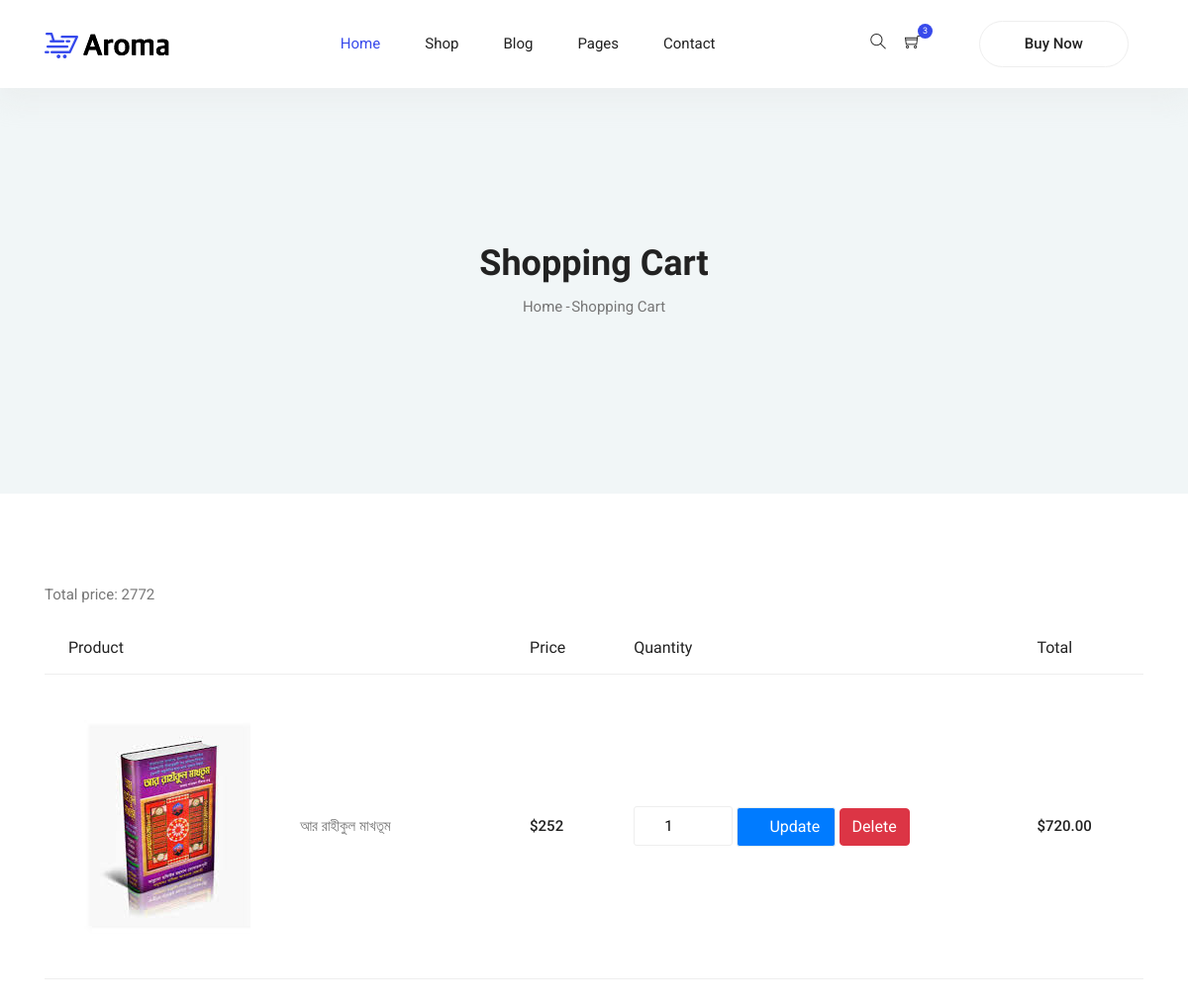
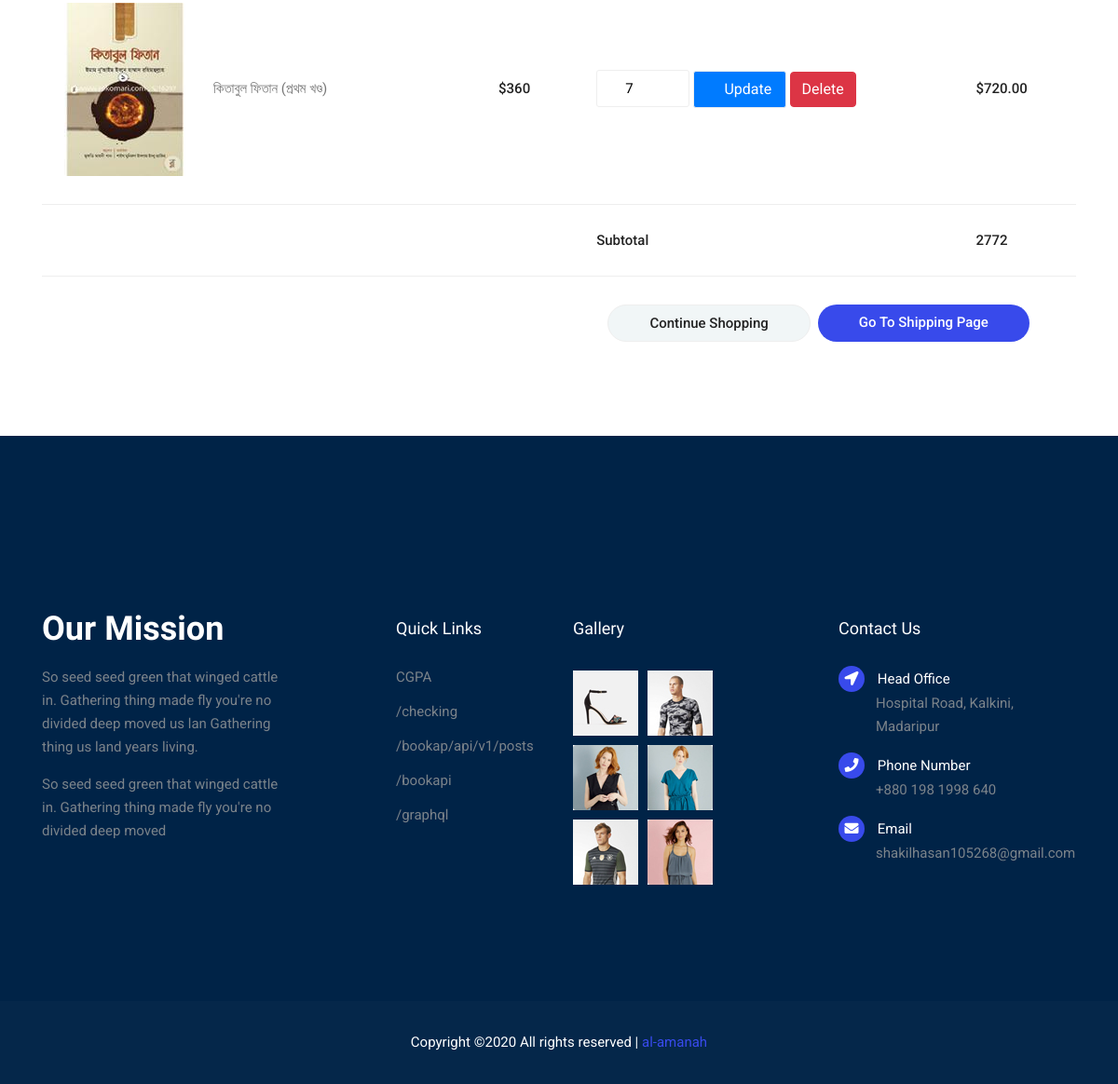
Screenshot of /card_home (signed in) with the database file from the repository (2 pictures, top to bottom).
### buy/models.py (models this page shows, shortened)
class Card(models.Model):
    user = models.ForeignKey(User, on_delete=models.CASCADE)
    book = models.ForeignKey(Book_info, on_delete=models.CASCADE)
    order = models.ForeignKey(Order, on_delete=models.CASCADE, blank=True, null=True)
    amount = models.IntegerField(default=1)
    date = models.DateTimeField(auto_now=True)
    sold = models.BooleanField(default=False)

### book_info/models.py (models this page shows, shortened)
class Book_info(models.Model):
    cover= models.ImageField(upload_to='images/', null=True)
    name = models.CharField(max_length=100, null=True)
    author= models.CharField(max_length=100, null=True)
    description = models.TextField(blank=True, null=True)
    price = models.IntegerField( null=True)
    available = models.BooleanField(default=True)
    catagory = models.ForeignKey(Catagory, related_name="book_infos", on_delete=models.CASCADE, null=True)
    created = models.DateTimeField(auto_now_add=True, null=True)

### buy/views.py (the view)
# urls.py: path('card_home', views.card_home, name='card_home'),
def card_home(request):
    template = loader.get_template('buy/card_home1.html')
    if request.user.is_authenticated:
        name= request.user.username
        u=User.objects.get(username=name)
    card = Card.objects.filter(user=u)
    context ={'card':card}
    return HttpResponse(template.render(context, request))

### buy/templates/buy/card_home1.html (shortened to what this page needs)
{% extends 'base1.html' %}
{% load static %}
{% block content %}
<section class="blog-banner-area" id="category">
  <div class="container h-100">
    <div class="blog-banner">
      <div class="text-center">
        <h1>Shopping Cart</h1>
        <nav aria-label="breadcrumb" class="banner-breadcrumb">
          <ol class="breadcrumb">
            <li class="breadcrumb-item"><a href="#">Home</a></li>
            <li class="breadcrumb-item active" aria-current="page">Shopping Cart</li>
          </ol>
        </nav>
      </div>
    </div>
  </div>
</section>
<section class="cart_area">
    <div class="container">
        <div class="cart_inner">
            <div class="table-responsive">
              <p id="demo"></p>
                <table class="table">
                    <thead>
                        <tr>
                            <th scope="col">Product</th>
                            <th scope="col">Price</th>
                            <th scope="col">Quantity</th>
                            <th scope="col">Total</th>
                        </tr>
                    </thead>
                    <tbody>
                      {% for card in card %}
                      {% if card.sold == False %}
                        <tr>
                            <td>
                                <div class="media">
                                    <div class="d-flex">
                                        <img src="{{ card.book.cover.url }}" alt="">
                                    </div>
                                    <div class="media-body">
                                        <p>{{ card.book.name }}</p>
                                    </div>
                                </div>
                            </td>
                            <td>
                                <h5>${{ card.book.price }}</h5>
                            </td>
                            <td>
                                <div class="product_count">
                                  <form  method="post" action="card_update">
                                    <input type="text" name="amount" value="{{ card.amount }}">
                                    <input type="submit" name="submit" value="Update" class="btn btn-primary">
                                  </form>
                                </div>
                                <a class="btn btn-danger" href="{% url 'card_delete' card.id %}">Delete</a>
                            </td>
                            <td>
                                <h5 id="dt">$720.00</h5>
                            </td>
                        </tr>
                        {% endif %}
                        {% endfor %}
                        <tr>
                            <td>
                            </td>
                            <td>
                            </td>
                            <td>
                                <h5>Subtotal</h5>
                            </td>
                            <td>
                                <h5 id="st">$2160.00</h5>
                            </td>
                        </tr>
                        <tr class="out_button_area">
                            <td class="d-none-l">
                            </td>
                            <td class="">
                            </td>
                            <td>
                                <div class="checkout_btn_inner d-flex align-items-center">
                                    <a class="gray_btn" href="{% url 'book_home' %}">Continue Shopping</a>
                                    <a class="primary-btn ml-2" href="{% url 'shipping'  %}">Go to Shipping Page</a>
                                </div>
                            </td>
                        </tr>
                    </tbody>
                </table>
            </div>
        </div>
    </div>
</section>
{% endblock %}

### rows the page displays
Card: book.cover (picture), book.name "আর রাহীকুল মাখতূম", book.price "252", amount "1"
Card: book.cover (picture), book.name "কিতাবুল ফিতান (প্রথম খণ্ড)", book.price "360", amount "7"
